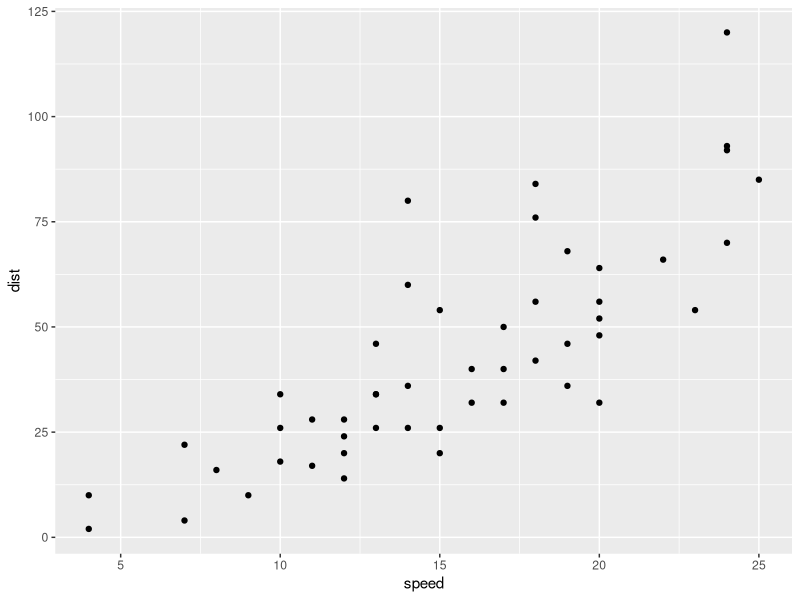
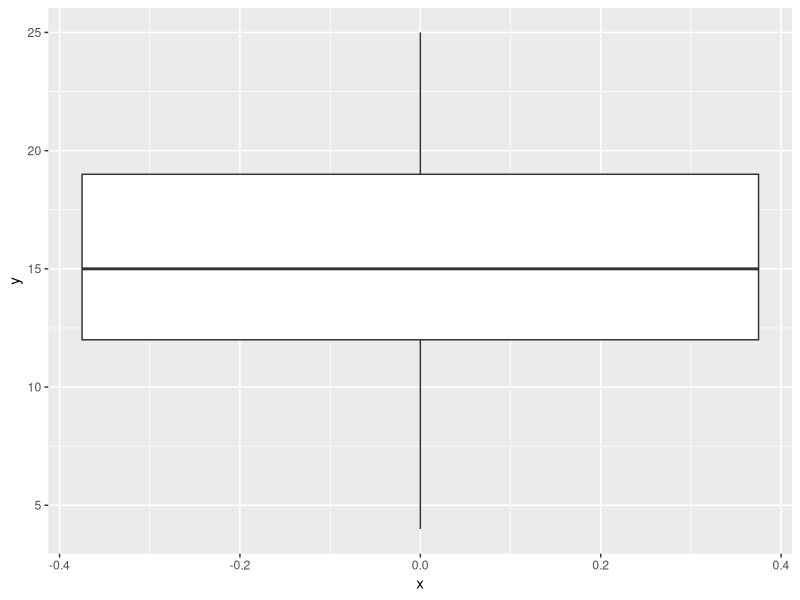
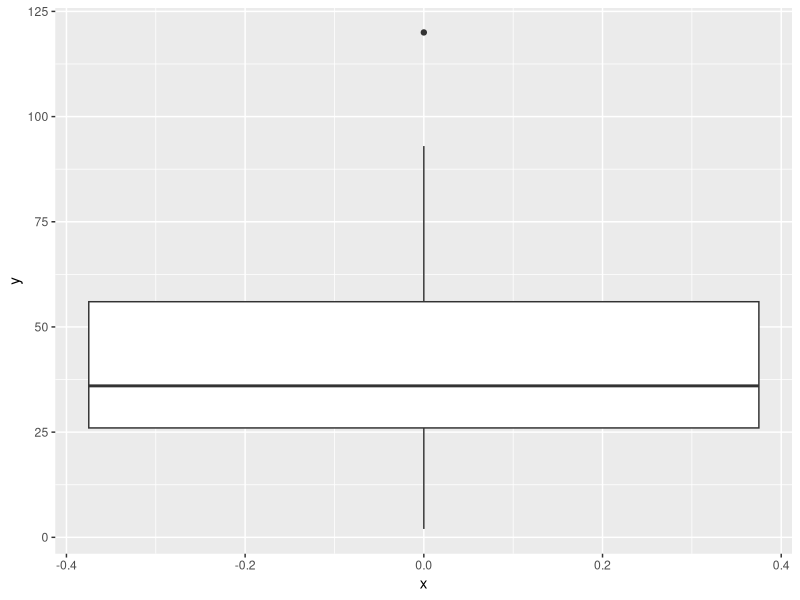
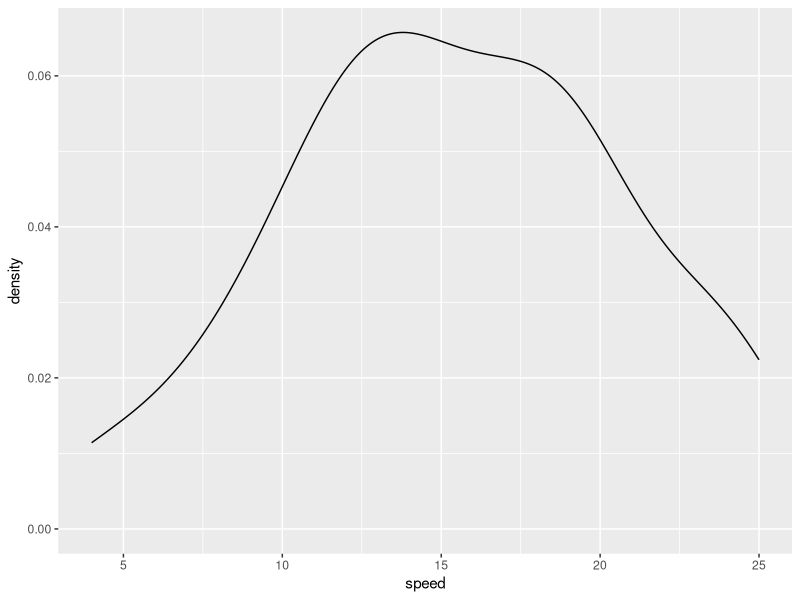
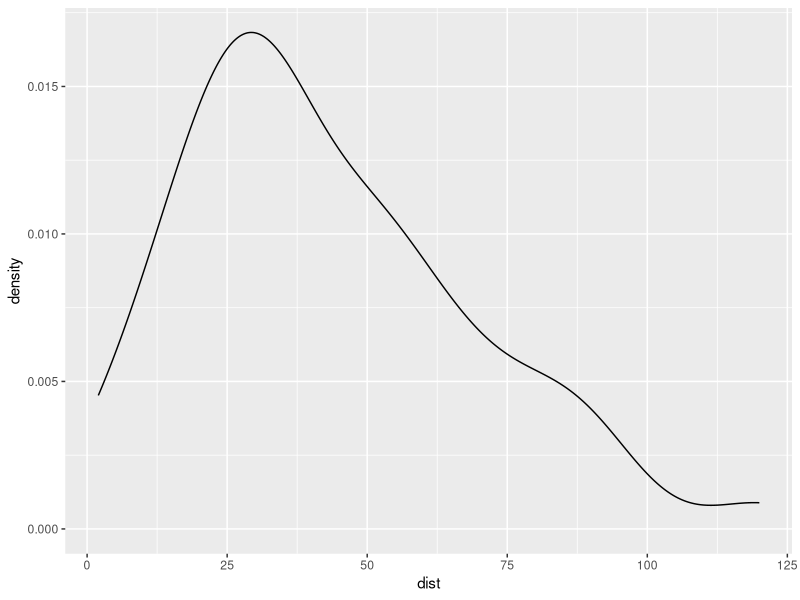

Reproduce these figures in R, in order.
# In Data Science world, main goal of Data Visualization is to communicate information clearly and effectively through graphical means.

# R offers various methods through inbuilt graphics and powerful packages such as ggolot2.
# ggplot2 : is a versatile R package, developed by the most well known R developer "Hadley Wickham" ,for generating aesthetic/beautiful plots and charts. 

# ggplot2 implies "Grammar of Graphics" which says a plot can be split into three basic parts which is : 
# Plot = data + Aesthetics + Geometry, data refers to dataset, aesthetics indicates x and y variables and also used to tell color, size of points etc and Geometry refers to graphics (bar chart, histogram , box plot, line plot, density plot, etc)

# let us use cars dataset (cars is a standard built in dataset which is having 2 variables i.e. Distance(dist) and Speed (speed)). It's good practice to analyze and understand the variables so let's understand these variables graphically.

# 1. Scatter Plot : to visualize linear relationship/ to graphically represent relationship between two continuous variables i.e. between independent(predictor) and dependent(response) variables.

# install.packages("ggplot2")
library(ggplot2)
ScatterPlot <- ggplot2::ggplot(data = cars,aes(x= speed,y= dist)) + geom_point()
ScatterPlot

# Scatter plot here suggests a linearly increasing relationship between "dist" and "speed" variables and it is actually satisfying an assumption in linear regression i.e. the relationship between response variable and predictor/s is linear.

# 2. Box plot : for outlier detection 
ggplot(data= cars) + geom_boxplot(aes_string(y = cars$speed,x = 0)) #box plot for speed which is having no outliers

# box plot for distance is having outliers (which is basically outside the range from Q1-1.5*IQR or Q3+1.5*IQR) where Q1 and Q3 are 1st and 3rd quartiles Q2 is median or 2nd quartile.
ggplot(data= cars) + geom_boxplot(aes_string(y = cars$dist,x = 0)) # box plot for distance

# let's calculate Outlier in this case manually
Dist_Df <- cars$dist
Dist_Df <- sort(Dist_Df)
Q2 <- median(Dist_Df)
Q1 <- median(Dist_Df[which(Dist_Df < Q2)]) # Q1 is median of values smaller than median i.e. Q2
Q3 <- median(Dist_Df[which(Dist_Df > Q2)]) # Q1 is median of values greater than median i.e. Q2

IQR <- Q3-Q1
Lower_Whisker <- (Q1 - 1.5*IQR)
Upper_Whisker <- (Q3 + 1.5*IQR)

# so all the values which is smaller than Lower_Whisker and values which are greater than Upper_Whisker will be considered as an Outlier, in this care 120 is treated as an outlier as it is higher than the upper whisker.

# 3. Density Plot: To see the distribution of predictor variable, Ideally, a closed to normal distribution (a bell shaped curve), without being skewed to the left or right is preffered.

# Density plot is basically used to present the distribution of a continuous variable.
ggplot(data = cars ,aes(x = speed)) + geom_density()
ggplot(data = cars ,aes(x = dist)) + geom_density()


# 4. Correlation : It is a statistical measure that suggests the level of linear dependence between two variable(Dependent and Independent). 
cor(cars$speed,cars$dist) # Calculating correlation between speed and distance

# correlation can take values between -1 to 1 , here correlation value is 0.8068949 i.e close to one indicates good correlation and if the value is closer to 0 suggests a weak relationship between the variables (means variation in response variable (y) is unexplained by the predictor(x)).

# After looking into these plots say scatter plot and by computing the correlation we are good to build linear model.
                               